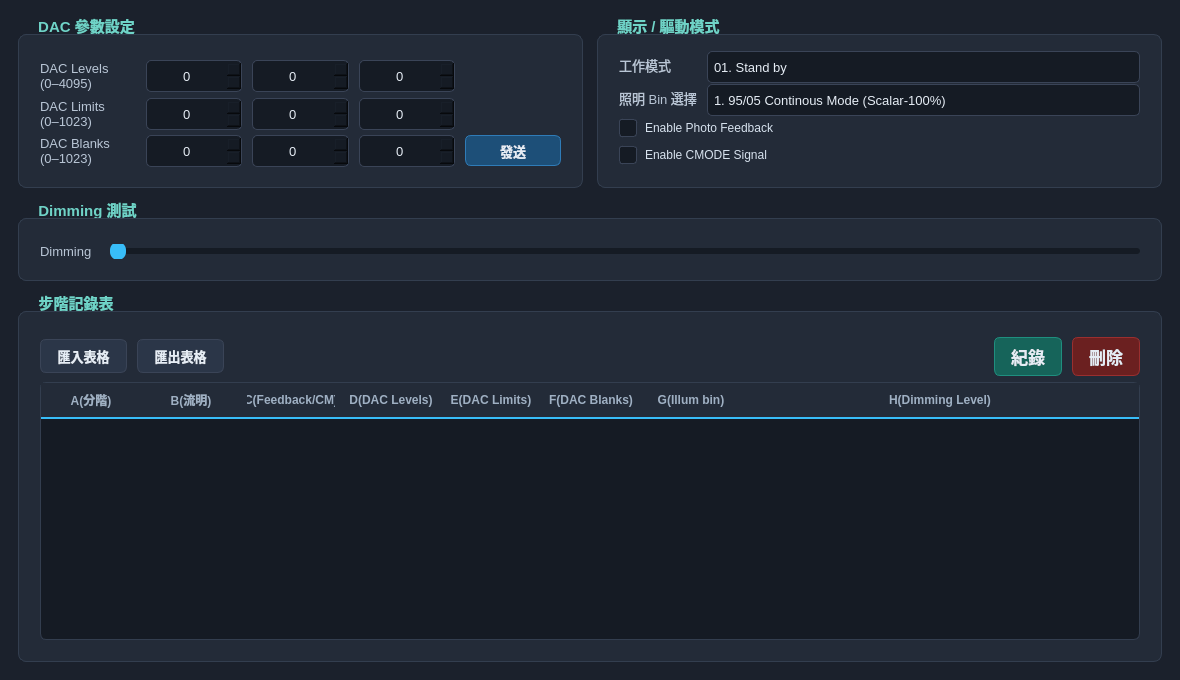
<?xml version="1.0" encoding="UTF-8"?>
<ui version="4.0">
 <class>Form</class>
 <widget class="QWidget" name="Form">
  <property name="geometry">
   <rect>
    <x>0</x>
    <y>0</y>
    <width>1180</width>
    <height>680</height>
   </rect>
  </property>
  <property name="minimumSize">
   <size>
    <width>880</width>
    <height>540</height>
   </size>
  </property>
  <property name="windowTitle">
   <string>Form</string>
  </property>
  <property name="styleSheet">
   <string notr="true">
QWidget#Form {
    background-color: #1b212c;
}
QGroupBox {
    background-color: #232b38;
    border: 1px solid #333e4f;
    border-radius: 8px;
    margin-top: 16px;
    padding: 16px 12px 12px 12px;
    font-size: 11pt;
    font-weight: 600;
    color: #d7e2ee;
}
QGroupBox::title {
    subcontrol-origin: margin;
    subcontrol-position: top left;
    left: 12px;
    top: -2px;
    padding: 0 6px;
    color: #6fd3c7;
}
QLabel {
    color: #b9c6d6;
    font-size: 10pt;
    background: transparent;
}
QLabel#bannerLabel {
    background-color: #3a2a1a;
    color: #ffb454;
    border: 1px solid #6b4a22;
    border-radius: 6px;
    padding: 10px 16px;
    font-size: 12pt;
    font-weight: 700;
}
QSpinBox, QComboBox {
    background-color: #151b24;
    color: #e6edf5;
    border: 1px solid #3a4457;
    border-radius: 5px;
    padding: 4px 6px;
    min-height: 22px;
    font-size: 10pt;
    font-weight: 400;
    selection-background-color: #38bdf8;
}
QSpinBox:focus, QComboBox:focus {
    border: 1px solid #38bdf8;
}
QSpinBox[channel=&quot;r&quot;] { border: 1px solid #7a2d2d; }
QSpinBox[channel=&quot;r&quot;]:focus { border: 1px solid #ef4444; }
QSpinBox[channel=&quot;g&quot;] { border: 1px solid #245c34; }
QSpinBox[channel=&quot;g&quot;]:focus { border: 1px solid #22c55e; }
QSpinBox[channel=&quot;b&quot;] { border: 1px solid #24417a; }
QSpinBox[channel=&quot;b&quot;]:focus { border: 1px solid #3b82f6; }
QComboBox::drop-down { border: none; width: 22px; }
QComboBox QAbstractItemView {
    background-color: #1a212c;
    color: #e6edf5;
    selection-background-color: #2c4a5e;
    border: 1px solid #3a4457;
    outline: none;
}
QCheckBox { color: #d7e2ee; spacing: 8px; padding: 2px 0; }
QCheckBox::indicator {
    width: 16px;
    height: 16px;
    border: 1px solid #3a4457;
    border-radius: 3px;
    background: #151b24;
}
QCheckBox::indicator:checked {
    background-color: #38bdf8;
    border: 1px solid #38bdf8;
}
QPushButton {
    background-color: #2b3648;
    color: #e6edf5;
    border: 1px solid #3a4457;
    border-radius: 6px;
    padding: 6px 16px;
    font-weight: 600;
    font-size: 10pt;
}
QPushButton:hover { background-color: #34415a; border: 1px solid #4a5a75; }
QPushButton:pressed { background-color: #202a38; }
QPushButton#btn_record { background-color: #16645a; border: 1px solid #1f8f7f; font-size: 13pt; }
QPushButton#btn_record:hover { background-color: #1a7a6c; }
QPushButton#btn_delete { background-color: #6b2020; border: 1px solid #9a2f2f; font-size: 13pt; }
QPushButton#btn_delete:hover { background-color: #832727; }
QPushButton#btn_send { background-color: #1d4f78; border: 1px solid #2f7cb8; }
QPushButton#btn_send:hover { background-color: #24618f; }
QTableWidget {
    background-color: #151b24;
    alternate-background-color: #1c2330;
    gridline-color: #313c4d;
    color: #e6edf5;
    border: 1px solid #333e4f;
    border-radius: 6px;
    selection-background-color: #2c4a5e;
    selection-color: #ffffff;
}
QHeaderView::section {
    background-color: #232b38;
    color: #9fb0c3;
    padding: 6px;
    border: none;
    border-bottom: 2px solid #38bdf8;
    font-weight: 600;
}
QSlider::groove:horizontal {
    height: 6px;
    background: #151b24;
    border-radius: 3px;
}
QSlider::handle:horizontal {
    background: #38bdf8;
    width: 16px;
    margin: -6px 0;
    border-radius: 8px;
}
QSlider::sub-page:horizontal {
    background: #2c6a86;
    border-radius: 3px;
}
</string>
  </property>
  <layout class="QVBoxLayout" name="mainLayout">
   <property name="spacing">
    <number>14</number>
   </property>
   <property name="leftMargin">
    <number>18</number>
   </property>
   <property name="topMargin">
    <number>18</number>
   </property>
   <property name="rightMargin">
    <number>18</number>
   </property>
   <property name="bottomMargin">
    <number>18</number>
   </property>
   <item>
    <layout class="QHBoxLayout" name="topRow">
     <property name="spacing">
      <number>14</number>
     </property>
     <item>
      <widget class="QGroupBox" name="dacGroupBox">
       <property name="sizePolicy">
        <sizepolicy hsizetype="Preferred" vsizetype="Maximum">
         <horstretch>0</horstretch>
         <verstretch>0</verstretch>
        </sizepolicy>
       </property>
       <property name="maximumSize">
        <size>
         <width>620</width>
         <height>170</height>
        </size>
       </property>
       <property name="title">
        <string>DAC 參數設定</string>
       </property>
       <layout class="QGridLayout" name="dacGridLayout">
        <property name="horizontalSpacing">
         <number>10</number>
        </property>
        <property name="verticalSpacing">
         <number>6</number>
        </property>
        <item row="2" column="3">
         <widget class="QSpinBox" name="dacblanks_B">
          <property name="alignment">
           <set>Qt::AlignmentFlag::AlignCenter</set>
          </property>
          <property name="maximum">
           <number>1023</number>
          </property>
          <property name="channel" stdset="0">
           <string notr="true">b</string>
          </property>
         </widget>
        </item>
        <item row="1" column="1">
         <widget class="QSpinBox" name="daclimits_R">
          <property name="alignment">
           <set>Qt::AlignmentFlag::AlignCenter</set>
          </property>
          <property name="maximum">
           <number>1023</number>
          </property>
          <property name="channel" stdset="0">
           <string notr="true">r</string>
          </property>
         </widget>
        </item>
        <item row="1" column="2">
         <widget class="QSpinBox" name="daclimits_G">
          <property name="alignment">
           <set>Qt::AlignmentFlag::AlignCenter</set>
          </property>
          <property name="maximum">
           <number>1023</number>
          </property>
          <property name="channel" stdset="0">
           <string notr="true">g</string>
          </property>
         </widget>
        </item>
        <item row="0" column="1">
         <widget class="QSpinBox" name="daclevels_R">
          <property name="alignment">
           <set>Qt::AlignmentFlag::AlignCenter</set>
          </property>
          <property name="maximum">
           <number>4095</number>
          </property>
          <property name="channel" stdset="0">
           <string notr="true">r</string>
          </property>
         </widget>
        </item>
        <item row="2" column="1">
         <widget class="QSpinBox" name="dacblanks_R">
          <property name="alignment">
           <set>Qt::AlignmentFlag::AlignCenter</set>
          </property>
          <property name="maximum">
           <number>1023</number>
          </property>
          <property name="channel" stdset="0">
           <string notr="true">r</string>
          </property>
         </widget>
        </item>
        <item row="2" column="0">
         <widget class="QLabel" name="label_11">
          <property name="text">
           <string>DAC Blanks
(0–1023)</string>
          </property>
         </widget>
        </item>
        <item row="2" column="2">
         <widget class="QSpinBox" name="dacblanks_G">
          <property name="alignment">
           <set>Qt::AlignmentFlag::AlignCenter</set>
          </property>
          <property name="maximum">
           <number>1023</number>
          </property>
          <property name="channel" stdset="0">
           <string notr="true">g</string>
          </property>
         </widget>
        </item>
        <item row="1" column="3">
         <widget class="QSpinBox" name="daclimits_B">
          <property name="alignment">
           <set>Qt::AlignmentFlag::AlignCenter</set>
          </property>
          <property name="maximum">
           <number>1023</number>
          </property>
          <property name="channel" stdset="0">
           <string notr="true">b</string>
          </property>
         </widget>
        </item>
        <item row="0" column="3">
         <widget class="QSpinBox" name="daclevels_B">
          <property name="alignment">
           <set>Qt::AlignmentFlag::AlignCenter</set>
          </property>
          <property name="maximum">
           <number>4095</number>
          </property>
          <property name="channel" stdset="0">
           <string notr="true">b</string>
          </property>
         </widget>
        </item>
        <item row="0" column="0">
         <widget class="QLabel" name="label_13">
          <property name="text">
           <string>DAC Levels
(0–4095)</string>
          </property>
         </widget>
        </item>
        <item row="0" column="2">
         <widget class="QSpinBox" name="daclevels_G">
          <property name="alignment">
           <set>Qt::AlignmentFlag::AlignCenter</set>
          </property>
          <property name="maximum">
           <number>4095</number>
          </property>
          <property name="channel" stdset="0">
           <string notr="true">g</string>
          </property>
         </widget>
        </item>
        <item row="1" column="0">
         <widget class="QLabel" name="label_12">
          <property name="text">
           <string>DAC Limits
(0–1023)</string>
          </property>
         </widget>
        </item>
        <item row="2" column="4">
         <widget class="QPushButton" name="btn_send">
          <property name="text">
           <string>發送</string>
          </property>
         </widget>
        </item>
       </layout>
      </widget>
     </item>
     <item>
      <layout class="QVBoxLayout" name="rightColumn">
       <property name="spacing">
        <number>14</number>
       </property>
       <item>
        <widget class="QGroupBox" name="modeGroupBox">
         <property name="sizePolicy">
          <sizepolicy hsizetype="Minimum" vsizetype="Maximum">
           <horstretch>0</horstretch>
           <verstretch>0</verstretch>
          </sizepolicy>
         </property>
         <property name="maximumSize">
          <size>
           <width>16777215</width>
           <height>170</height>
          </size>
         </property>
         <property name="title">
          <string>顯示 / 驅動模式</string>
         </property>
         <layout class="QFormLayout" name="modeFormLayout">
          <property name="horizontalSpacing">
           <number>10</number>
          </property>
          <property name="verticalSpacing">
           <number>5</number>
          </property>
          <property name="topMargin">
           <number>0</number>
          </property>
          <property name="bottomMargin">
           <number>9</number>
          </property>
          <item row="0" column="0">
           <widget class="QLabel" name="operatingModeLabel">
            <property name="text">
             <string>工作模式</string>
            </property>
           </widget>
          </item>
          <item row="0" column="1">
           <widget class="QComboBox" name="operating_mode_select">
            <property name="minimumSize">
             <size>
              <width>0</width>
              <height>24</height>
             </size>
            </property>
            <item>
             <property name="text">
              <string>01. Stand by</string>
             </property>
            </item>
            <item>
             <property name="text">
              <string>02. Display mode</string>
             </property>
            </item>
            <item>
             <property name="text">
              <string>03. Calibration mode</string>
             </property>
            </item>
           </widget>
          </item>
          <item row="1" column="0">
           <widget class="QLabel" name="illuminationLabel">
            <property name="text">
             <string>照明 Bin 選擇</string>
            </property>
           </widget>
          </item>
          <item row="1" column="1">
           <widget class="QComboBox" name="illumination_bin_select">
            <property name="minimumSize">
             <size>
              <width>0</width>
              <height>24</height>
             </size>
            </property>
            <item>
             <property name="text">
              <string>1. 95/05 Continous Mode (Scalar-100%)</string>
             </property>
            </item>
            <item>
             <property name="text">
              <string>02. 70/30 Continous Mode (Scalar-100%)</string>
             </property>
            </item>
            <item>
             <property name="text">
              <string>03. 60/40 Continous Mode (Scalar-100%)</string>
             </property>
            </item>
            <item>
             <property name="text">
              <string>04. 50/50 Continous Mode (Scalar-100%)</string>
             </property>
            </item>
            <item>
             <property name="text">
              <string>05. 50/50 Continous Mode (Scalar-80%)</string>
             </property>
            </item>
            <item>
             <property name="text">
              <string>06. 50/50 Continous Mode (Scalar-50%)</string>
             </property>
            </item>
            <item>
             <property name="text">
              <string>07. 50/50 Continous Mode (Scalar-35%)</string>
             </property>
            </item>
            <item>
             <property name="text">
              <string>08. 50/50 Discrete Pulsed Mode (8 LSB Pulses)</string>
             </property>
            </item>
            <item>
             <property name="text">
              <string>09. 50/50 Discrete Pulsed Mode (6 LSB Pulses)</string>
             </property>
            </item>
            <item>
             <property name="text">
              <string>10. 50/50 Discrete Pulsed Mode (4 LSB Pulses)</string>
             </property>
            </item>
            <item>
             <property name="text">
              <string>11. 50/50 Discrete Pulsed Mode (2 LSB Pulses)</string>
             </property>
            </item>
            <item>
             <property name="text">
              <string>12. 50/50 Discrete Pulsed Mode (1 LSB Pulses)</string>
             </property>
            </item>
           </widget>
          </item>
          <item row="2" column="0" colspan="2">
           <widget class="QCheckBox" name="drive_mode_feedback">
            <property name="text">
             <string>Enable Photo Feedback</string>
            </property>
           </widget>
          </item>
          <item row="3" column="0" colspan="2">
           <widget class="QCheckBox" name="drive_mode_CMODE">
            <property name="text">
             <string>Enable CMODE Signal</string>
            </property>
           </widget>
          </item>
         </layout>
        </widget>
       </item>
      </layout>
     </item>
    </layout>
   </item>
   <item>
    <widget class="QGroupBox" name="dimmingGroupBox">
     <property name="sizePolicy">
      <sizepolicy hsizetype="Preferred" vsizetype="Maximum">
       <horstretch>0</horstretch>
       <verstretch>0</verstretch>
      </sizepolicy>
     </property>
     <property name="maximumSize">
      <size>
       <width>16777215</width>
       <height>90</height>
      </size>
     </property>
     <property name="title">
      <string>Dimming 測試</string>
     </property>
     <layout class="QVBoxLayout" name="dimmingVLayout">
      <property name="spacing">
       <number>8</number>
      </property>
      <item>
       <layout class="QHBoxLayout" name="dimmingRowA">
        <item>
         <widget class="QLabel" name="dimmingALabel">
          <property name="minimumSize">
           <size>
            <width>62</width>
            <height>0</height>
           </size>
          </property>
          <property name="text">
           <string>Dimming</string>
          </property>
         </widget>
        </item>
        <item>
         <widget class="QSlider" name="dimmingSlider">
          <property name="minimumSize">
           <size>
            <width>0</width>
            <height>0</height>
           </size>
          </property>
          <property name="maximum">
           <number>10</number>
          </property>
          <property name="pageStep">
           <number>1</number>
          </property>
          <property name="orientation">
           <enum>Qt::Orientation::Horizontal</enum>
          </property>
         </widget>
        </item>
       </layout>
      </item>
     </layout>
    </widget>
   </item>
   <item>
    <widget class="QGroupBox" name="recordGroupBox">
     <property name="sizePolicy">
      <sizepolicy hsizetype="Expanding" vsizetype="Expanding">
       <horstretch>0</horstretch>
       <verstretch>1</verstretch>
      </sizepolicy>
     </property>
     <property name="minimumSize">
      <size>
       <width>0</width>
       <height>200</height>
      </size>
     </property>
     <property name="title">
      <string>步階記錄表</string>
     </property>
     <layout class="QVBoxLayout" name="recordVLayout">
      <item>
       <layout class="QHBoxLayout" name="recordToolbar">
        <property name="spacing">
         <number>10</number>
        </property>
        <item>
         <widget class="QPushButton" name="btn_import">
          <property name="text">
           <string>匯入表格</string>
          </property>
         </widget>
        </item>
        <item>
         <widget class="QPushButton" name="btn_save">
          <property name="text">
           <string>匯出表格</string>
          </property>
         </widget>
        </item>
        <item>
         <spacer name="toolbarSpacer">
          <property name="orientation">
           <enum>Qt::Orientation::Horizontal</enum>
          </property>
          <property name="sizeHint" stdset="0">
           <size>
            <width>0</width>
            <height>25</height>
           </size>
          </property>
         </spacer>
        </item>
        <item>
         <widget class="QPushButton" name="btn_record">
          <property name="text">
           <string>紀錄</string>
          </property>
         </widget>
        </item>
        <item>
         <widget class="QPushButton" name="btn_delete">
          <property name="text">
           <string>刪除</string>
          </property>
         </widget>
        </item>
       </layout>
      </item>
      <item>
       <widget class="QTableWidget" name="tableWidget">
        <property name="minimumSize">
         <size>
          <width>0</width>
          <height>150</height>
         </size>
        </property>
        <property name="alternatingRowColors">
         <bool>true</bool>
        </property>
        <property name="selectionBehavior">
         <enum>QAbstractItemView::SelectionBehavior::SelectRows</enum>
        </property>
        <attribute name="horizontalHeaderMinimumSectionSize">
         <number>24</number>
        </attribute>
        <attribute name="horizontalHeaderStretchLastSection">
         <bool>true</bool>
        </attribute>
        <column>
         <property name="text">
          <string>A(分階)</string>
         </property>
        </column>
        <column>
         <property name="text">
          <string>B(流明)</string>
         </property>
        </column>
        <column>
         <property name="text">
          <string>C(Feedback/CM)</string>
         </property>
        </column>
        <column>
         <property name="text">
          <string>D(DAC Levels)</string>
         </property>
        </column>
        <column>
         <property name="text">
          <string>E(DAC Limits)</string>
         </property>
        </column>
        <column>
         <property name="text">
          <string>F(DAC Blanks)</string>
         </property>
        </column>
        <column>
         <property name="text">
          <string>G(Illum bin)</string>
         </property>
        </column>
        <column>
         <property name="text">
          <string>H(Dimming Level)</string>
         </property>
        </column>
       </widget>
      </item>
     </layout>
    </widget>
   </item>
  </layout>
 </widget>
 <resources/>
 <connections/>
</ui>
